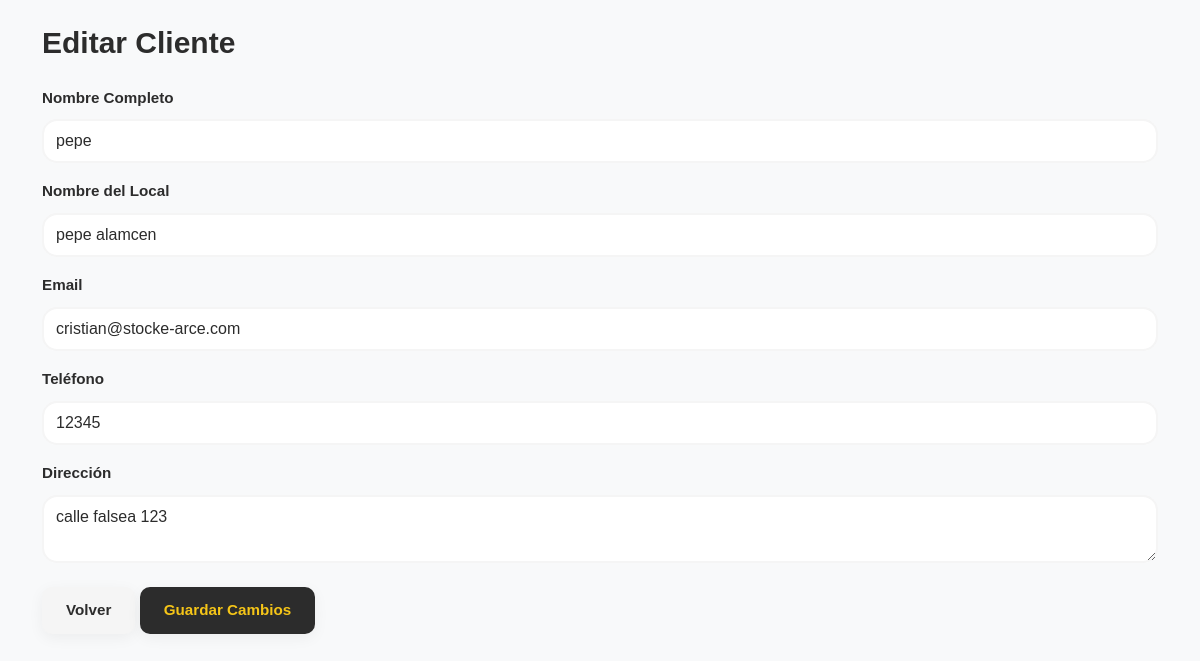
Screenshot of /clientes/editar/1/ (signed in) with the database file from the repository.
### stock/models.py (models this page shows, shortened)
class Cliente(models.Model):
    usuario = models.OneToOneField(
        settings.AUTH_USER_MODEL,
        on_delete=models.CASCADE,
        related_name='cliente'
    )
    nombre_completo = models.CharField(max_length=200, verbose_name="Nombre y Apellido")
    nombre_local = models.CharField(max_length=200, blank=True, null=True, verbose_name="Nombre del Local")
    cuil = models.CharField(
        max_length=13,
        blank=True,
        null=True,
        verbose_name="CUIL/CUIT",
        unique=True
    )
    email = models.EmailField(unique=True, blank=True, null=True)
    telefono = models.CharField(max_length=20, blank=True, null=True)
    direccion = models.TextField(blank=True, null=True)
    fecha_registro = models.DateTimeField(auto_now_add=True)

### stock/views.py (the view, shortened to what this page needs)
# urls.py: path('clientes/editar/<int:cliente_id>/', views.editar_cliente, name='editar_cliente'),
@login_required
def editar_cliente(request, cliente_id):
    cliente = get_object_or_404(Cliente, id=cliente_id)
    perfil  = getattr(request.user, 'perfilusuario', None)
    if not request.user.is_superuser and perfil.tipo == 'ventas':
        if cliente.usuario != request.user:
            messages.error(request, "No tenés permiso para editar este cliente.")
            return redirect('lista_clientes')
    vendedores = None
    if request.user.is_superuser or perfil.tipo == 'administrativo':
        vendedores = User.objects.filter(perfilusuario__tipo='ventas')
    return render(request, 'editar_cliente.html', {
        'cliente': cliente,
        'vendedores': vendedores
    })

### stock/templates/editar_cliente.html (shortened to what this page needs)
{% load static %}
<!DOCTYPE html>
<html lang="es">
<head>
    <link rel="stylesheet" href="{% static 'css/bootstrap.min.css' %}">
    <link rel="stylesheet" href="{% static 'css/style.css' %}">
</head>
<body class="bg-light">
<div class="container mt-4">
    <h2 class="mb-4">Editar Cliente</h2>
    <form method="POST">
        <div class="mb-3">
            <label class="form-label">Nombre Completo</label>
            <input type="text" name="nombre_completo"
                   class="form-control"
                   value="{{ cliente.nombre_completo }}"
                   required>
        </div>
        <div class="mb-3">
            <label class="form-label">Nombre del Local</label>
            <input type="text" name="nombre_local"
                   class="form-control"
                   value="{{ cliente.nombre_local }}">
        </div>
        <div class="mb-3">
            <label class="form-label">Email</label>
            <input type="email" name="email"
                   class="form-control"
                   value="{{ cliente.email }}">
        </div>
        <div class="mb-3">
            <label class="form-label">Teléfono</label>
            <input type="text" name="telefono"
                   class="form-control"
                   value="{{ cliente.telefono }}">
        </div>
        <div class="mb-3">
            <label class="form-label">Dirección</label>
            <textarea name="direccion"
                      class="form-control">{{ cliente.direccion }}</textarea>
        </div>
        <div class="mt-4">
            <a href="{% url 'lista_clientes' %}" class="btn btn-secondary">
                Volver
            </a>
            <button type="submit" class="btn btn-primary">
                Guardar Cambios
            </button>
        </div>
    </form>
</div>
</body>
</html>

### stock/static/css/style.css (style rules this page uses)
:root { --amarillo: #F5C518; --amarillo-hover: #e0b415; --amarillo-claro: #fffbea; --gris-oscuro: #2c2c2c; --gris-medio: #666; --gris-claro: #f5f5f5; --primary-color: #2c2c2c; --primary-hover: #1a1a1a; --primary-light: #424242; --accent-color: #F5C518; --accent-hover: #e0b415; --accent-light: #fffbea; --secondary-color: #666; --secondary-hover: #555; --success-color: #10b981; --success-hover: #059669; --danger-color: #ef4444; --danger-hover: #dc2626; --warning-color: #f59e0b; --bg-body: #e8e8e8; --bg-card: #ffffff; --bg-header: #ffffff; --bg-hover: #fffbea; --text-main: #2c2c2c; --text-muted: #666; --text-light: #aaa; --text-white: #ffffff; --text-accent: #F5C518; --border-color: #e2e8f0; --border-light: #f1f5f9; --border-accent: #F5C518; --radius-sm: 10px; --radius-md: 15px; --radius-lg: 18px; --shadow-sm: 0 4px 15px rgba(0,0,0,0.05); --shadow-md: 0 6px 28px rgba(0,0,0,0.10); --shadow-lg: 0 10px 30px rgba(0,0,0,0.12); --transition-fast: all 0.2s ease-in-out; --transition-base: all 0.25s ease-in-out; --space-xs: 0.5rem; --space-sm: 0.75rem; --space-md: 1rem; --space-lg: 1.5rem; --space-xl: 2rem; }
* { margin: 0; padding: 0; box-sizing: border-box; }
html { font-size: 16px; scroll-behavior: smooth; }
body { font-family: 'Barlow', sans-serif; background: #e8e8e8; color: var(--text-main); line-height: 1.6; -webkit-font-smoothing: antialiased; min-height: 100vh; padding-bottom: 50px; animation: fadeIn 0.35s ease-out; }
h1, h2, h3, h4, h5, h6 { font-family: 'Barlow', sans-serif; color: var(--gris-oscuro); font-weight: 700; line-height: 1.25; margin-bottom: var(--space-md); }
h2 { font-size: clamp(1.5rem, 4vw, 1.875rem); }
a { text-decoration: none; color: var(--primary-color); transition: var(--transition-fast); }
.btn { display: inline-flex; align-items: center; justify-content: center; gap: var(--space-xs); padding: 0.75rem 1.5rem; font-size: 0.95rem; font-weight: 700; border-radius: 10px; border: none; cursor: pointer; transition: var(--transition-fast); box-shadow: var(--shadow-sm); min-height: 44px; white-space: nowrap; text-decoration: none; }
.btn-primary, .btn-stocke { background: var(--gris-oscuro); color: var(--amarillo); }
.btn-secondary { background: var(--gris-claro); color: var(--gris-oscuro); }
.form-label { display: block; font-weight: 600; margin-bottom: var(--space-xs); color: var(--gris-oscuro); font-size: 0.95rem; }
.form-control, .form-select, select[class*="form"], input[class*="form"] { width: 100%; padding: 0.5rem 0.75rem !important; font-size: 1rem; line-height: 1.5; color: var(--gris-oscuro); background-color: white; border: 2px solid var(--gris-claro); border-radius: var(--radius-md); transition: var(--transition-fast); min-height: 40px !important; appearance: none; }
label { display: block; font-weight: 600; margin-bottom: 0.6rem !important; color: var(--gris-oscuro); font-size: 0.95rem; }
.mb-3 { margin-bottom: var(--space-md) !important; }
.mb-4 { margin-bottom: var(--space-lg) !important; }
.mt-4 { margin-top: var(--space-lg); }
.bg-light { background-color: var(--gris-claro); }

### rows the page displays
Cliente: nombre_completo "pepe", nombre_local "pepe alamcen", email "cristian@stocke-arce.com", telefono "12345", direccion "calle falsea 123"
